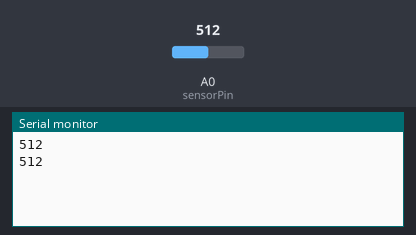
The sketch below on a simulated Arduino Uno, built with avr-gcc and run on an emulated ATmega328P. Shown: the last lines printed to the serial monitor. The test bench sets the inputs (shaded band); at power-on: A0 (sensorPin) = 512.

Above: at 1.8 s.
1.9 s: A0 (sensorPin) set to 716
At 2.5 s:
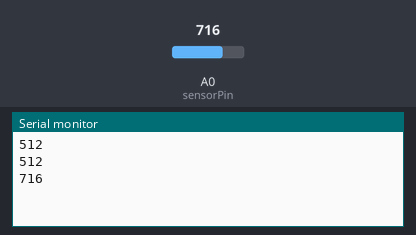
3.4 s: A0 (sensorPin) set to 900
At 4.8 s:
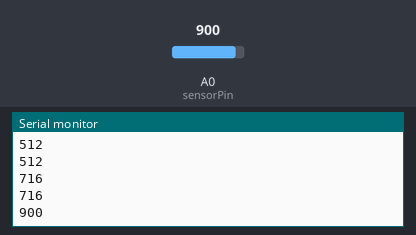
Timing chart, 0 to 6.4 s (numbered marks = the images above; inputs shaded):
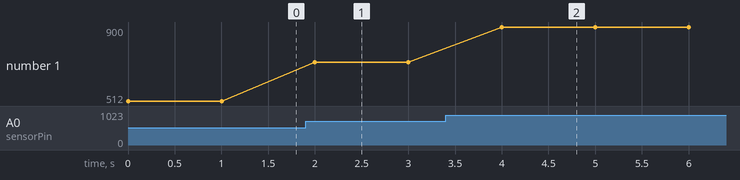

Measured:
- after the input at 1.9 s, the serial monitor: prints a new line after 0.10 s (image 1)
- after the input at 3.4 s, the serial monitor: prints a new line after 0.60 s (image 2)
- plotted number 1: 512 → 716 after the input at 1.9 s, 716 → 900 after the input at 3.4 s

The sketch:

catDetectorAnalog.ino
```cpp
const int sensorPin = A0;
int sensorValue;

void setup() {
  // put your setup code here, to run once:
  pinMode(sensorPin, INPUT);
  Serial.begin(9600);
}

void loop() {
  // put your main code here, to run repeatedly:
  sensorValue = analogRead(sensorPin);
  /*
  float voltage = sensorValue * 5.0;
  voltage /= 1024.0;

  Serial.print(voltage);
  Serial.println(" volts");*/
  Serial.println(sensorValue);
  delay(1000);
}
```
